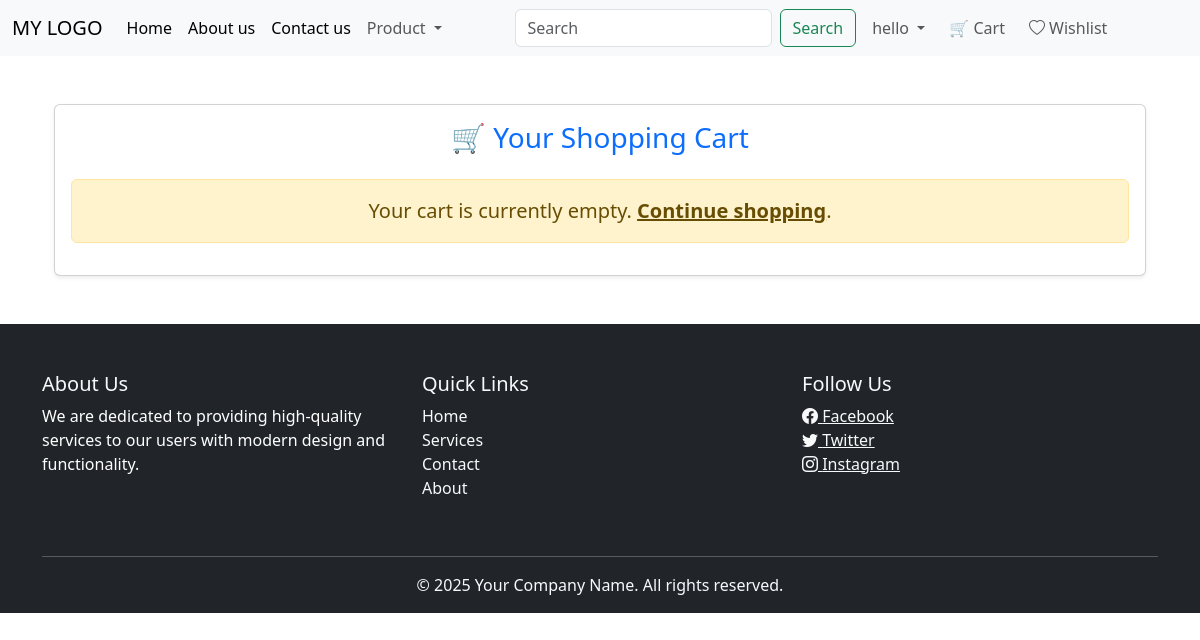
Page /cart/ (signed in) on the earlier database version.
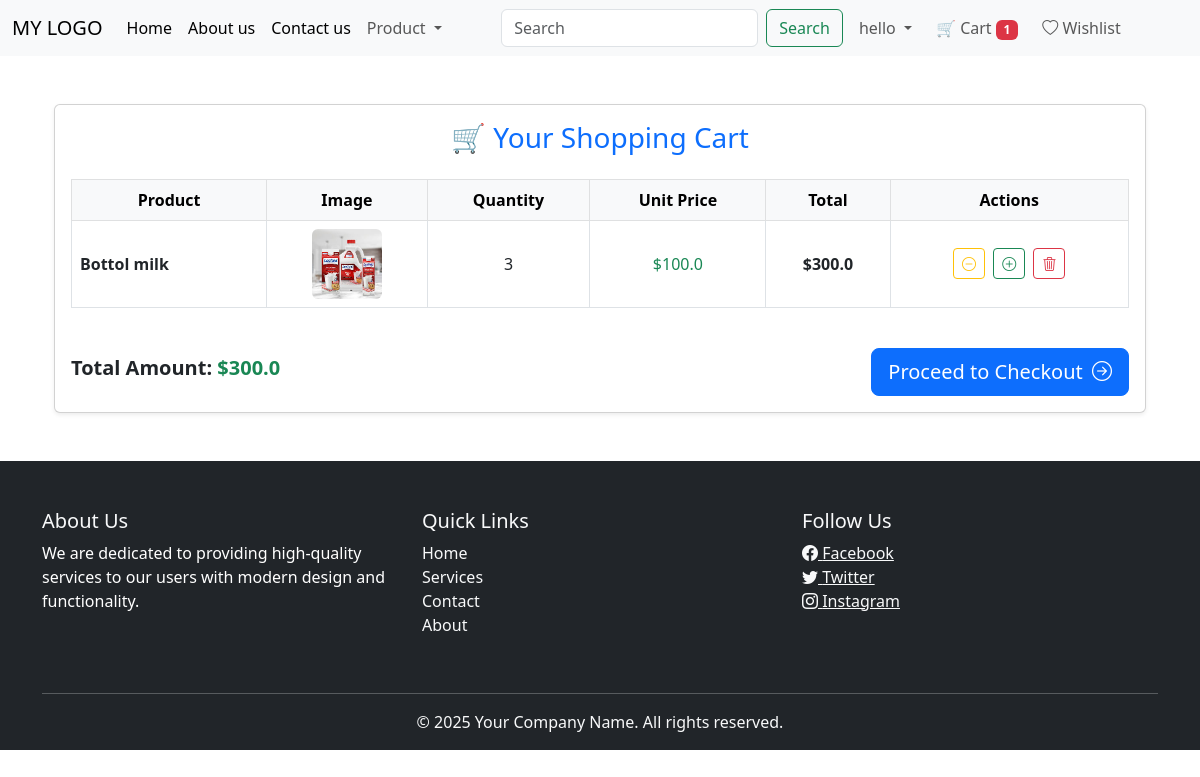
Same page on the later database version.
### EcomApp/models.py (models this page shows, shortened)
class Cart(models.Model):
    user = models.ForeignKey(User, on_delete=models.CASCADE)
    product = models.ForeignKey(Product, on_delete=models.CASCADE)
    quantity = models.PositiveIntegerField(default=1)
    @property
    def total_cost(self):
        return self.quantity * self.product.discount_price

class Product(models.Model):
    title = models.CharField(max_length=100, unique=True)
    selling_price = models.FloatField()
    discount_price = models.FloatField()
    description = models.TextField()
    composition = models.TextField(default='')
    prodapp = models.TextField(default='')
    category = models.CharField(choices=CATEGORY_CHOICES, max_length=2)
    product_image = models.ImageField(upload_to='product')

### EcomApp/views.py (the view)
# urls.py: path("cart/", cart_view, name="cart"),
@login_required
def cart_view(request):
    cart_items = Cart.objects.filter(user=request.user)
    total_amount = sum(item.total_cost for item in cart_items)
    return render(request, 'cart.html', {'cart_items': cart_items, 'total_amount': total_amount})

### EcomApp/context_processors.py (called while the page is built)
def cart_item_count(request):
    if request.user.is_authenticated:
        count = Cart.objects.filter(user=request.user).count()
    else:
        count = 0
    return {'cart_item_count': count}

### Templates/cart.html (shortened to what this page needs)
{% extends 'base.html' %}
{% block content %}
<div class="container my-5">
    <div class="card shadow-sm">
        <div class="card-body">
            <h3 class="card-title mb-4 text-center text-primary">🛒 Your Shopping Cart</h3>
            {% if cart_items %}
            <div class="table-responsive">
                <table class="table align-middle table-bordered table-hover">
                    <thead class="table-light text-center">
                        <tr>
                            <th>Product</th>
                            <th>Image</th>
                            <th>Quantity</th>
                            <th>Unit Price</th>
                            <th>Total</th>
                            <th>Actions</th>
                        </tr>
                    </thead>
                    <tbody>
                        {% for item in cart_items %}
                        <tr>
                            <td class="fw-semibold">{{ item.product.title }}</td>
                            <td class="text-center">
                                <img src="{{ item.product.product_image.url }}" alt="Product Image"
                                     class="rounded" width="70" height="70">
                            </td>
                            <td class="text-center">{{ item.quantity }}</td>
                            <td class="text-center text-success">${{ item.product.discount_price }}</td>
                            <td class="text-center fw-bold">${{ item.total_cost }}</td>
                            <td class="text-center">
                                <a href="{% url 'decrease_cart' item.product.id %}" class="btn btn-outline-warning btn-sm me-1" title="Decrease">
                                    <i class="bi bi-dash-circle"></i>
                                </a>
                                <a href="{% url 'add_to_cart' item.product.id %}" class="btn btn-outline-success btn-sm me-1" title="Increase">
                                    <i class="bi bi-plus-circle"></i>
                                </a>
                                <a href="{% url 'remove_from_cart' item.product.id %}" class="btn btn-outline-danger btn-sm" title="Remove">
                                    <i class="bi bi-trash3"></i>
                                </a>
                            </td>
                        </tr>
                        {% endfor %}
                    </tbody>
                </table>
            </div>
            <div class="d-flex justify-content-between align-items-center mt-4">
                <h5 class="fw-bold text-end text-dark">Total Amount: <span class="text-success">${{ total_amount }}</span></h5>
                <a href="{% url 'checkout' %}" class="btn btn-primary btn-lg">
                    Proceed to Checkout <i class="bi bi-arrow-right-circle ms-1"></i>
                </a>
            </div>
            {% else %}
            <div class="alert alert-warning text-center fs-5 mt-4">
                Your cart is currently empty. <a href="{% url 'home' %}" class="alert-link">Continue shopping</a>.
            </div>
            {% endif %}
        </div>
    </div>
</div>
{% endblock %}

### Templates/base.html (shortened to what this page needs)
<!DOCTYPE html>
<html lang="en">
  <head>
    <link rel="stylesheet" href="https://cdn.jsdelivr.net/npm/bootstrap-icons@1.10.5/font/bootstrap-icons.css">
    <link href="https://cdn.jsdelivr.net/npm/bootstrap@5.3.0/dist/css/bootstrap.min.css" rel="stylesheet">
</head>
<body>
    <nav class="navbar navbar-expand-lg bg-body-tertiary">
        <div class="container-fluid">
          <a class="navbar-brand" href="#">MY LOGO</a>
          <div class="collapse navbar-collapse" id="navbarSupportedContent">
            <ul class="navbar-nav me-auto mb-2 mb-lg-0">
              <li class="nav-item">
                <a class="nav-link active" aria-current="page" href="{% url 'home' %}">Home</a>
              </li>
              <li class="nav-item">
                <a class="nav-link active" aria-current="page" href="{% url 'about' %}">About us</a>
              </li>
              <li class="nav-item">
                <a class="nav-link active" aria-current="page" href="{% url 'contact' %}">Contact us</a>
              </li>
              <li class="nav-item dropdown">
                <a class="nav-link dropdown-toggle" href="#" role="button"
                   data-bs-toggle="dropdown" aria-expanded="false">
                  Product
                </a>
              </li>
            </ul>
            <form class="d-flex" role="search">
              <input class="form-control me-2" type="search" placeholder="Search" aria-label="Search"/>
             <button class="btn btn-outline-success" type="submit">Search</button>
            </form>
          </div>
          <div class="collapse navbar-collapse" id="navbarSupportedContent">
            <ul class="navbar-nav me-auto mb-2 mb-lg-0">
              <li class="nav-item mx-2 dropdown">
                  <a class="nav-link dropdown-toggle" href="#" role="button"
                     data-bs-toggle="dropdown" aria-expanded="false">
                      {% if user.is_authenticated %}
                          {{ user.username }}
                      {% else %}
                          Account
                      {% endif %}
                  </a>
              </li>
              <li class="nav-item">
            <a class="nav-link" href="{% url 'cart' %}">
                🛒 Cart
                {% if cart_item_count > 0 %}
                    <span class="badge bg-danger">{{ cart_item_count }}</span>
                {% endif %}
            </a>
        </li>
              <li class="nav-item mx-2">
                  <a href="{% url 'wishlist' %}" class="nav-link position-relative">
    <i class="bi bi-heart"></i> Wishlist
</a>
              </li>
          </ul>
          </div>
        </div>
      </nav>
    <div class="container mt-4">
        {% block content %}{% endblock %}
    </div>
    <footer class="bg-dark text-light mt-5 pt-5 pb-3">
        <div class="container">
          <div class="row">
            <div class="col-md-4 mb-4">
              <h5>About Us</h5>
              <p class="text text-white">We are dedicated to providing high-quality services to our users with modern design and functionality.</p>
            </div>
            <div class="col-md-4 mb-4">
              <h5>Quick Links</h5>
              <ul class="list-unstyled">
                <li><a href="#" class="text-decoration-none text-light">Home</a></li>
                <li><a href="#" class="text-decoration-none text-light">Services</a></li>
                <li><a href="#" class="text-decoration-none text-light">Contact</a></li>
                <li><a href="#" class="text-decoration-none text-light">About</a></li>
              </ul>
            </div>
            <div class="col-md-4 mb-4">
              <h5>Follow Us</h5>
              <a href="#" class="text-light me-3">
                <i class="bi bi-facebook"></i> Facebook
              </a><br>
              <a href="#" class="text-light me-3">
                <i class="bi bi-twitter"></i> Twitter
              </a><br>
              <a href="#" class="text-light">
                <i class="bi bi-instagram"></i> Instagram
              </a>
            </div>
          </div>
          <hr class="border-light"/>
          <p class="text-center mb-0">&copy; 2025 Your Company Name. All rights reserved.</p>
        </div>
      </footer>
</body>
</html>

Differences in the rows shown:
added Cart: product "Bottol milk", product.product_image (picture), quantity "3", product.discount_price "100.0", total_cost "300.0"
Other differences:
{{ cart_item_count }}: (not shown) → "1"
{{ total_amount }}: (not shown) → "300.0"
text no longer shown: "Your cart is currently empty. Continue shopping ."
text now shown: "Product Image Quantity Unit Price Total Actions Total Amount: $ Proceed to Checkout"
